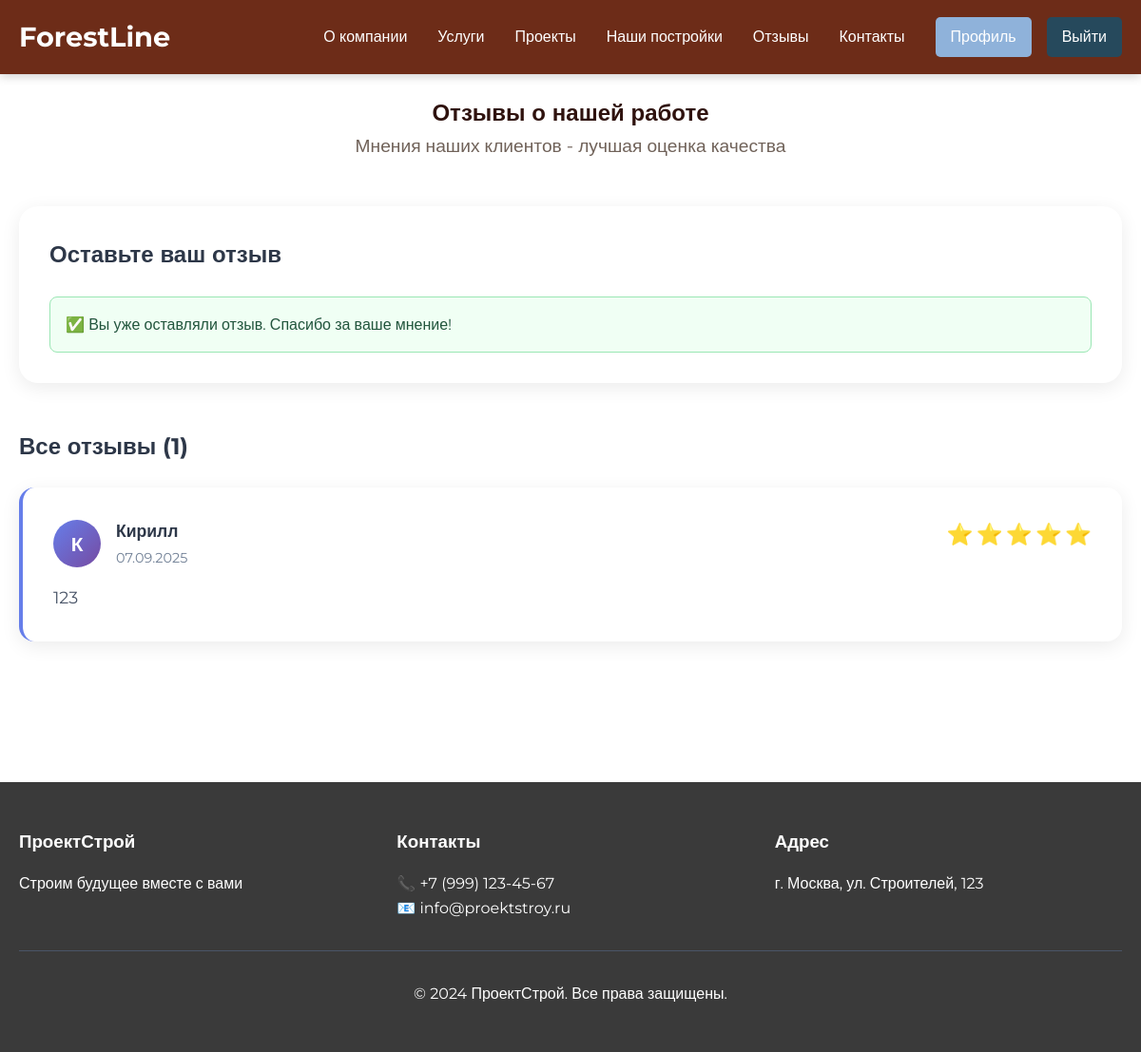
Screenshot of /reviews/ (signed in) with the database file from the repository.
### myapp/models.py (models this page shows, shortened)
class Review(models.Model):
    STATUS_CHOICES = [
        ('pending', 'На модерации'),
        ('approved', 'Одобрено'),
        ('rejected', 'Отклонено'),
    ]
    user = models.ForeignKey(User, on_delete=models.CASCADE, verbose_name="Пользователь")
    rating = models.PositiveIntegerField(choices=[(i, i) for i in range(1, 6)], verbose_name="Рейтинг")
    text = models.TextField(verbose_name="Текст отзыва")
    created_at = models.DateTimeField(auto_now_add=True, verbose_name="Создан")
    status = models.CharField(max_length=10, choices=STATUS_CHOICES, default='pending', verbose_name="Статус")
    admin_notes = models.TextField(blank=True, verbose_name="Заметки администратора")
    class Meta:
        verbose_name = "Отзыв"
        verbose_name_plural = "Отзывы"
        ordering = ['-created_at']

### myapp/views.py (the view)
# urls.py: path('reviews/', views.reviews_view, name='reviews'),
def reviews_view(request):
    approved_reviews = Review.objects.filter(status='approved').order_by('-created_at')
    if request.method == 'POST':
        if not request.user.is_authenticated:
            messages.error(request, 'Для добавления отзыва необходимо авторизоваться.')
            return redirect('login')
        form = ReviewForm(request.POST)
        if form.is_valid():
            review = form.save(commit=False)
            review.user = request.user
            review.save()
            messages.success(request, 'Отзыв отправлен на модерацию! После проверки он появится на сайте.')
            return redirect('reviews')
    else:
        form = ReviewForm()
    context = {
        'reviews': approved_reviews,
        'form': form,
        'user_review_exists': Review.objects.filter(
            user=request.user).exists() if request.user.is_authenticated else False
    }
    return render(request, 'myapp/reviews.html', context)

### myapp/templates/myapp/reviews.html (shortened to what this page needs)
{% extends 'myapp/base.html' %}
{% block content %}
<section class="section">
    <div class="container">
        <div class="section-title">
            <h1>Отзывы о нашей работе</h1>
            <p>Мнения наших клиентов - лучшая оценка качества</p>
        </div>
        <div class="add-review-section" id="add-review">
            <div class="review-form-card">
                <h2>Оставьте ваш отзыв</h2>
                {% if user.is_authenticated %}
                    {% if user_review_exists %}
                    <div class="info-message">
                        <p>✅ Вы уже оставляли отзыв. Спасибо за ваше мнение!</p>
                    </div>
                    {% endif %}
                {% else %}
                <div class="auth-required">
                    <p>Для добавления отзыва необходимо <a href="{% url 'login' %}">войти</a> или <a href="{% url 'register' %}">зарегистрироваться</a></p>
                </div>
                {% endif %}
            </div>
        </div>
        <div class="all-reviews-section">
            <h2>Все отзывы ({{ reviews|length }})</h2>
            {% if reviews %}
            <div class="reviews-grid-large">
                {% for review in reviews %}
                <div class="review-card-large">
                    <div class="review-header-large">
                        <div class="reviewer-info-large">
                            <div class="reviewer-avatar-large">
                                {{ review.user.first_name|first|default:review.user.username|first|upper }}
                            </div>
                            <div>
                                <h4>{{ review.user.first_name|default:review.user.username }}</h4>
                                <span class="review-date-large">{{ review.created_at|date:"d.m.Y" }}</span>
                            </div>
                        </div>
                        <div class="review-rating-large">
                            {% for i in "12345" %}
                                {% if forloop.counter <= review.rating %}
                                    <span class="star filled">⭐</span>
                                {% else %}
                                    <span class="star">☆</span>
                                {% endif %}
                            {% endfor %}
                        </div>
                    </div>
                    <p class="review-text-large">{{ review.text }}</p>
                </div>
                {% endfor %}
            </div>
            {% else %}
            <div class="empty-reviews">
                <div class="empty-icon">💬</div>
                <h3>Пока нет отзывов</h3>
                <p>Будьте первым, кто поделится своим мнением!</p>
            </div>
            {% endif %}
        </div>
    </div>
</section>
{% endblock %}

### myapp/templates/myapp/base.html (style rules this page uses)
* { margin: 0; padding: 0; box-sizing: border-box; }
body { font-family: 'Montserrat', sans-serif; line-height: 1.6; color: #2F120E; background-color: white; overflow-x: hidden; }
.container { max-width: 1200px; margin: 0 auto; padding: 0 20px; }
.section { padding: 100px 0; }
.section-title { text-align: center; margin-bottom: 3rem; }
.section-title p { font-size: 1.2rem; color: #706259; }

### myapp/templates/myapp/reviews.html (style rules this page uses)
.star { font-size: 1.2rem; }
.star.filled { color: #fbbf24; }
.add-review-section { margin: 2rem 0; }
.review-form-card { background: white; padding: 2rem; border-radius: 20px; box-shadow: 0 5px 20px rgba(0,0,0,0.08); }
.review-form-card h2 { margin: 0 0 1.5rem; color: #2d3748; }
.info-message { background: #f0fff4; padding: 1rem; border-radius: 8px; border: 1px solid #9ae6b4; color: #22543d; }
.all-reviews-section { margin: 3rem 0; }
.all-reviews-section h2 { color: #2d3748; margin-bottom: 1.5rem; }
.reviews-grid-large { display: flex; flex-direction: column; gap: 1.5rem; }
.review-card-large { background: white; padding: 2rem; border-radius: 16px; box-shadow: 0 5px 20px rgba(0,0,0,0.08); border-left: 4px solid #667eea; }
.review-header-large { display: flex; justify-content: space-between; align-items: start; margin-bottom: 1rem; flex-wrap: wrap; gap: 1rem; }
.reviewer-info-large { display: flex; align-items: center; gap: 1rem; }
.reviewer-avatar-large { width: 50px; height: 50px; background: linear-gradient(135deg, #667eea 0%, #764ba2 100%); border-radius: 50%; display: flex; align-items: center; justify-content: center; color: white; font-weight: bold; font-size: 1.3rem; }
.reviewer-info-large h4 { margin: 0; color: #2d3748; font-size: 1.1rem; }
.review-date-large { font-size: 0.9rem; color: #718096; }
.review-rating-large { display: flex; gap: 0.2rem; }
.review-rating-large .star { font-size: 1.4rem; }
.review-text-large { color: #4a5568; line-height: 1.6; font-size: 1.1rem; margin: 0; }

### rows the page displays
Review: user.first_name|first "К", user.first_name "Кирилл", created_at "07.09.2025", rating 5 (drawn), text "123"

### other values shown
{{ reviews|length }} "1"
